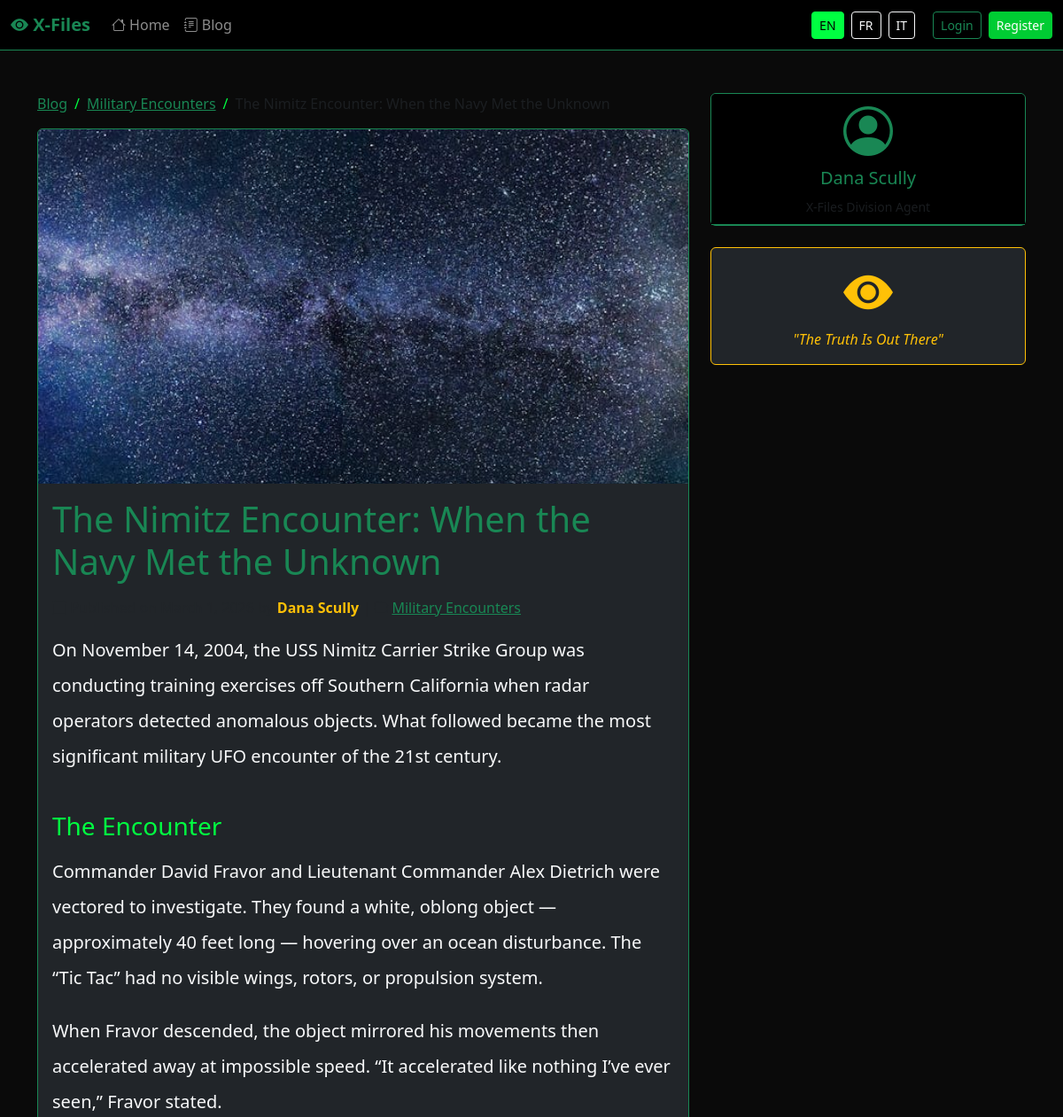
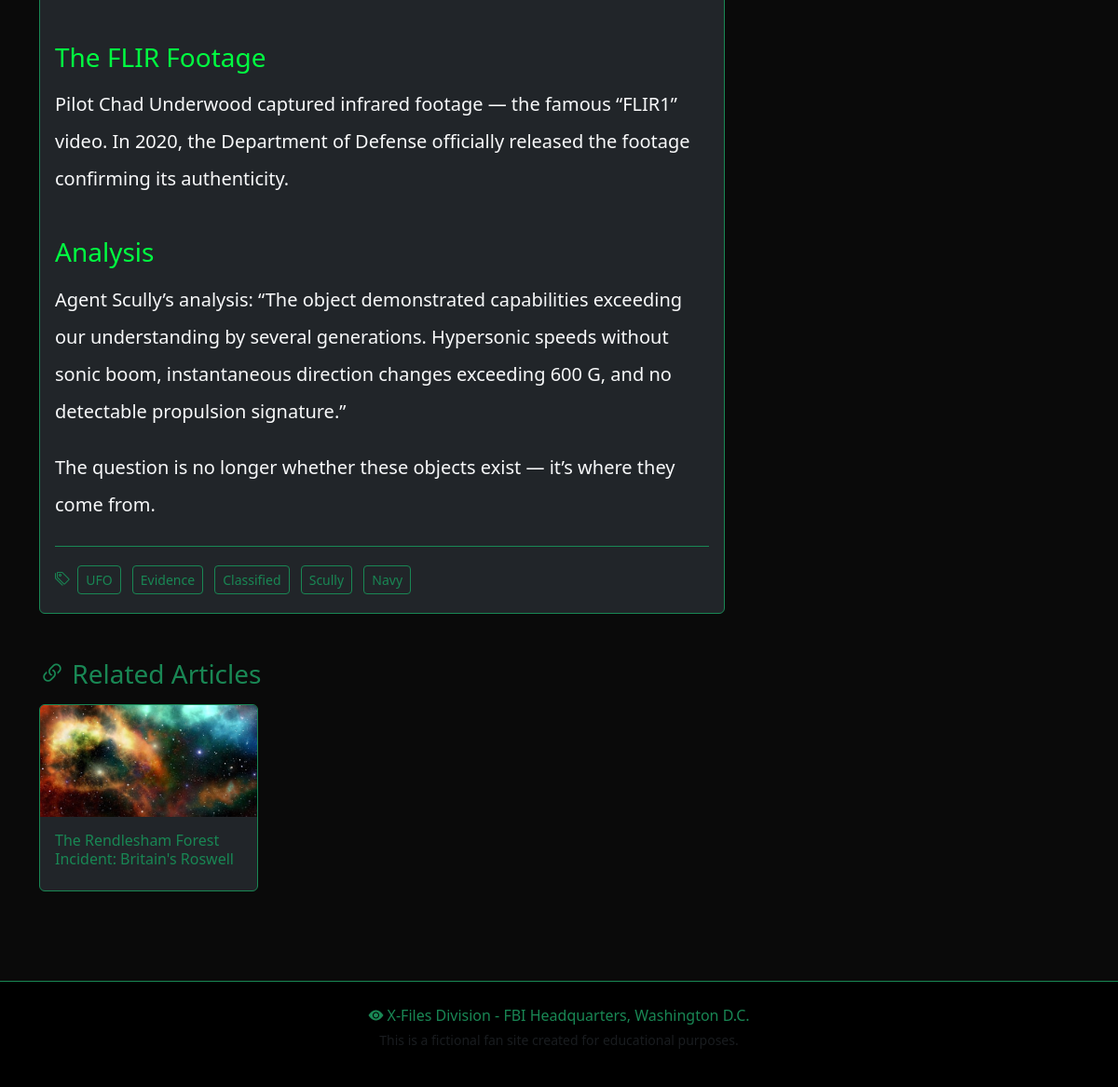
The page /article.php?slug=nimitz-encounter-navy-met-unknown&lang=en on the database its author committed (2 pictures, top to bottom).
### tables this page shows
CREATE TABLE IF NOT EXISTS `articles` (
    `id` INT UNSIGNED NOT NULL AUTO_INCREMENT,
    `lang` VARCHAR(5) NOT NULL DEFAULT 'en',
    `translation_group` INT UNSIGNED NULL DEFAULT NULL,
    `title` VARCHAR(255) NOT NULL,
    `slug` VARCHAR(255) NOT NULL,
    `excerpt` TEXT NULL,
    `content` LONGTEXT NOT NULL,
    `featured_image` VARCHAR(500) NULL,
    `category_id` INT UNSIGNED NULL,
    `author_id` INT UNSIGNED NULL,
    `status` ENUM('draft', 'scheduled', 'published', 'archived') NOT NULL DEFAULT 'draft',
    `seo_title` VARCHAR(255) NULL,
    `meta_description` VARCHAR(320) NULL,
    `seo_slug` VARCHAR(255) NULL,
    `og_title` VARCHAR(255) NULL,
    `og_description` VARCHAR(320) NULL,
    `published_at` DATETIME NULL,
    `scheduled_at` DATETIME NULL,
    `created_at` DATETIME NOT NULL DEFAULT CURRENT_TIMESTAMP,
    `updated_at` DATETIME NOT NULL DEFAULT CURRENT_TIMESTAMP ON UPDATE CURRENT_TIMESTAMP,
    PRIMARY KEY (`id`),
    UNIQUE KEY `uk_article_slug_lang` (`slug`, `lang`),
    KEY `idx_article_status` (`status`),
    KEY `idx_article_lang` (`lang`),
    KEY `idx_article_translation` (`translation_group`),
    KEY `idx_article_category` (`category_id`),
    KEY `idx_article_author` (`author_id`),
    KEY `idx_article_published` (`published_at`),
    KEY `idx_article_scheduled` (`scheduled_at`),
    CONSTRAINT `fk_article_category` FOREIGN KEY (`category_id`)
        REFERENCES `categories` (`id`) ON DELETE SET NULL ON UPDATE CASCADE,
    CONSTRAINT `fk_article_author` FOREIGN KEY (`author_id`)
        REFERENCES `users` (`id`) ON DELETE SET NULL ON UPDATE CASCADE
);

CREATE TABLE IF NOT EXISTS `categories` (
    `id` INT UNSIGNED NOT NULL AUTO_INCREMENT,
    `parent_id` INT UNSIGNED NULL DEFAULT NULL,
    `name` VARCHAR(100) NOT NULL,
    `slug` VARCHAR(100) NOT NULL,
    `description` VARCHAR(500) NULL,
    `created_at` DATETIME NOT NULL DEFAULT CURRENT_TIMESTAMP,
    PRIMARY KEY (`id`),
    UNIQUE KEY `uk_cat_slug` (`slug`),
    KEY `idx_cat_parent` (`parent_id`),
    CONSTRAINT `fk_cat_parent` FOREIGN KEY (`parent_id`)
        REFERENCES `categories` (`id`) ON DELETE SET NULL ON UPDATE CASCADE
);

CREATE TABLE IF NOT EXISTS `users` (
    `id` INT UNSIGNED NOT NULL AUTO_INCREMENT,
    `full_name` VARCHAR(100) NOT NULL,
    `username` VARCHAR(50) NOT NULL,
    `email` VARCHAR(150) NOT NULL,
    `password` VARCHAR(255) NOT NULL,
    `role` ENUM('agent', 'editor', 'admin') NOT NULL DEFAULT 'agent',
    `created_at` DATETIME NOT NULL DEFAULT CURRENT_TIMESTAMP,
    `updated_at` DATETIME NOT NULL DEFAULT CURRENT_TIMESTAMP ON UPDATE CURRENT_TIMESTAMP,
    PRIMARY KEY (`id`),
    UNIQUE KEY `uk_username` (`username`),
    UNIQUE KEY `uk_email` (`email`)
);

CREATE TABLE IF NOT EXISTS `tags` (
    `id` INT UNSIGNED NOT NULL AUTO_INCREMENT,
    `name` VARCHAR(50) NOT NULL,
    `slug` VARCHAR(50) NOT NULL,
    `created_at` DATETIME NOT NULL DEFAULT CURRENT_TIMESTAMP,
    PRIMARY KEY (`id`),
    UNIQUE KEY `uk_tag_slug` (`slug`)
);

### article.php (the view, shortened to what this page needs)
<?php
require_once __DIR__ . '/includes/functions.php';
$db = getDatabase();
$slug = $_GET['slug'] ?? '';
$lang = getCurrentLang();
$stmt = $db->prepare('SELECT a.*, c.name AS category_name, c.slug AS category_slug, u.full_name AS author_name
    FROM articles a
    LEFT JOIN categories c ON a.category_id = c.id
    LEFT JOIN users u ON a.author_id = u.id
    WHERE a.slug = :slug AND a.lang = :lang AND a.status = :status LIMIT 1');
$stmt->execute(['slug' => $slug, 'lang' => $lang, 'status' => 'published']);
$article = $stmt->fetch();
$stmt = $db->prepare('SELECT t.* FROM tags t JOIN article_tags at ON t.id = at.tag_id WHERE at.article_id = :id');
$stmt->execute(['id' => $article['id']]);
$articleTags = $stmt->fetchAll();
$stmt = $db->prepare('SELECT a.title, a.slug, a.featured_image, a.excerpt FROM articles a WHERE a.category_id = :cat AND a.id != :id AND a.lang = :lang AND a.status = :status ORDER BY a.published_at DESC LIMIT 3');
$stmt->execute(['cat' => $article['category_id'], 'id' => $article['id'], 'lang' => $lang, 'status' => 'published']);
$related = $stmt->fetchAll();
require_once __DIR__ . '/includes/header.php';
?>
<div class="container py-5">
    <div class="row">
        <div class="col-lg-8">
            <nav aria-label="breadcrumb">
                <ol class="breadcrumb bg-transparent">
                    <li class="breadcrumb-item"><a href="<?= APP_URL ?>/blog.php?lang=<?= $lang ?>" class="text-success"><?= t('blog') ?></a></li>
                    <?php if ($article['category_name']): ?>
                    <li class="breadcrumb-item"><a href="<?= APP_URL ?>/blog.php?category=<?= urlencode($article['category_slug']) ?>&lang=<?= $lang ?>" class="text-success"><?= escape($article['category_name']) ?></a></li>
                    <?php endif; ?>
                    <li class="breadcrumb-item active text-muted"><?= escape($article['title']) ?></li>
                </ol>
            </nav>
            <article class="card bg-dark text-light border-success">
                <?php if ($article['featured_image']): ?>
                <img src="<?= featuredImageUrl($article['featured_image']) ?>" class="card-img-top" alt="<?= escape($article['title']) ?>" style="max-height: 400px; object-fit: cover;">
                <?php endif; ?>
                <div class="card-body">
                    <h1 class="text-success mb-3"><?= escape($article['title']) ?></h1>
                    <div class="mb-3 text-muted">
                        <i class="bi bi-calendar"></i> <?= t('published_on') ?> <?= date('F j, Y', strtotime($article['published_at'])) ?>
                        <?= t('by_author') ?> <strong class="text-warning"><?= escape($article['author_name'] ?? '') ?></strong>
                        <?php if ($article['category_name']): ?>
                        | <i class="bi bi-folder"></i> <a href="<?= APP_URL ?>/blog.php?category=<?= urlencode($article['category_slug']) ?>&lang=<?= $lang ?>" class="text-success"><?= escape($article['category_name']) ?></a>
                        <?php endif; ?>
                    </div>
                    <div class="article-content fs-5 lh-lg">
                        <?= $article['content'] ?>
                    </div>
                    <?php if ($articleTags): ?>
                    <div class="mt-4 pt-3 border-top border-success">
                        <i class="bi bi-tags text-success"></i>
                        <?php foreach ($articleTags as $tag): ?>
                        <a href="<?= APP_URL ?>/blog.php?tag=<?= urlencode($tag['slug']) ?>&lang=<?= $lang ?>" class="btn btn-sm btn-outline-success m-1"><?= escape($tag['name']) ?></a>
                        <?php endforeach; ?>
                    </div>
                    <?php endif; ?>
                </div>
            </article>
            <?php if ($related): ?>
            <h3 class="text-success mt-5 mb-3"><i class="bi bi-link-45deg"></i> <?= t('related_articles') ?></h3>
            <div class="row g-3">
                <?php foreach ($related as $rel): ?>
                <div class="col-md-4">
                    <div class="card bg-dark text-light border-success h-100 xfiles-card">
                        <?php if ($rel['featured_image']): ?>
                        <img src="<?= featuredImageUrl($rel['featured_image']) ?>" class="card-img-top" style="height: 120px; object-fit: cover;">
                        <?php endif; ?>
                        <div class="card-body">
                            <h6><a href="<?= APP_URL ?>/article.php?slug=<?= urlencode($rel['slug']) ?>&lang=<?= $lang ?>" class="text-success text-decoration-none"><?= escape($rel['title']) ?></a></h6>
                        </div>
                    </div>
                </div>
                <?php endforeach; ?>
            </div>
            <?php endif; ?>
        </div>
        <div class="col-lg-4">
            <div class="card bg-dark text-light border-success mb-4">
                <div class="card-header bg-black border-success text-center">
                    <i class="bi bi-person-circle display-4 text-success"></i>
                    <h5 class="text-success mt-2"><?= escape($article['author_name'] ?? '') ?></h5>
                    <small class="text-muted">X-Files Division Agent</small>
                </div>
            </div>
            <div class="card bg-dark text-light border-warning">
                <div class="card-body text-center">
                    <i class="bi bi-eye-fill display-4 text-warning"></i>
                    <p class="text-warning mt-2 mb-0 fst-italic">"<?= t('tagline') ?>"</p>
                </div>
            </div>
        </div>
    </div>
</div>
<?php require_once __DIR__ . '/includes/footer.php'; ?>

### includes/header.php (shortened to what this page needs)
<?php
require_once __DIR__ . '/functions.php';
$currentLang = getCurrentLang();
?>
<!DOCTYPE html>
<html lang="<?= $currentLang ?>">
<head>
    <link href="https://cdn.jsdelivr.net/npm/bootstrap@5.3.3/dist/css/bootstrap.min.css" rel="stylesheet">
    <link href="https://cdn.jsdelivr.net/npm/bootstrap-icons@1.11.3/font/bootstrap-icons.min.css" rel="stylesheet">
    <link href="<?= APP_URL ?>/assets/css/style.css" rel="stylesheet">
</head>
<body class="xfiles-body">
<nav class="navbar navbar-expand-lg navbar-dark bg-black border-bottom border-success">
    <div class="container-fluid">
        <a class="navbar-brand fw-bold text-success" href="<?= APP_URL ?>/">
            <i class="bi bi-eye-fill"></i> <?= t('site_name') ?>
        </a>
        <div class="collapse navbar-collapse" id="mainNav">
            <ul class="navbar-nav me-auto">
                <li class="nav-item">
                    <a class="nav-link" href="<?= APP_URL ?>/"><i class="bi bi-house"></i> <?= t('home') ?></a>
                </li>
                <li class="nav-item">
                    <a class="nav-link" href="<?= APP_URL ?>/blog.php"><i class="bi bi-journal-text"></i> <?= t('blog') ?></a>
                </li>
            </ul>
            <div class="d-flex align-items-center">
                <span class="me-3"><?= langSwitcher() ?></span>
                <?php if (isLoggedIn()): ?>
                    <span class="text-success me-3"><i class="bi bi-person-badge"></i> <?= escape($_SESSION['username']) ?></span>
                    <a href="<?= APP_URL ?>/logout.php" class="btn btn-outline-danger btn-sm"><?= t('logout') ?></a>
                <?php else: ?>
                    <a href="<?= APP_URL ?>/login.php" class="btn btn-outline-success btn-sm me-2"><?= t('login') ?></a>
                    <a href="<?= APP_URL ?>/register.php" class="btn btn-success btn-sm"><?= t('register') ?></a>
                <?php endif; ?>
            </div>
        </div>
    </div>
</nav>

### includes/functions.php (shortened to what this page needs)
<?php
function getCurrentLang(): string
{
    return $_SESSION['lang'] ?? DEFAULT_LANG;
}
function loadTranslations(string $lang): array
{
    $file = __DIR__ . '/../lang/' . $lang . '.php';
    if (file_exists($file)) {
        return require $file;
    }
    return require __DIR__ . '/../lang/en.php';
}
function t(string $key): string
{
    static $translations = null;
    if ($translations === null) {
        $lang = getCurrentLang();
        $translations = loadTranslations($lang);
    }
    return $translations[$key] ?? $key;
}
function isLoggedIn(): bool
{
    return isset($_SESSION['user_id'], $_SESSION['username']);
}
function escape(string $value): string
{
    return htmlspecialchars($value, ENT_QUOTES, 'UTF-8');
}
function langSwitcher(): string
{
    $current = getCurrentLang();
    $currentUrl = strtok($_SERVER['REQUEST_URI'], '?');
    $html = '';
    foreach (SUPPORTED_LANGS as $lang) {
        $active = ($lang === $current) ? ' active' : '';
        $label = strtoupper($lang);
        $html .= "<a href=\"{$currentUrl}?lang={$lang}\" class=\"btn btn-sm btn-outline-light{$active} mx-1\">{$label}</a>";
    }
    return $html;
}
function featuredImageUrl(string $image): string
{
    return APP_URL . '/assets/img/' . $image;
}

### includes/footer.php (shortened to what this page needs)
<footer class="bg-black text-light py-4 mt-5 border-top border-success">
    <div class="container text-center">
        <p class="text-success mb-1"><i class="bi bi-eye-fill"></i> <?= t('footer_text') ?></p>
        <p class="text-muted small"><?= t('footer_disclaimer') ?></p>
    </div>
</footer>
</body>
</html>

### assets/css/style.css (style rules this page uses)
:root { --xf-green: #00ff41; --xf-dark-green: #00cc33; --xf-black: #0a0a0a; --xf-dark: #111111; --xf-warning: #ffc107; }
body.xfiles-body { background-color: var(--xf-black); color: #e0e0e0; font-family: 'Segoe UI', Tahoma, Geneva, Verdana, sans-serif; min-height: 100vh; }
.xfiles-card { transition: transform 0.3s ease, box-shadow 0.3s ease; }
.btn-success { --bs-btn-bg: var(--xf-dark-green); --bs-btn-border-color: var(--xf-dark-green); }
.btn-outline-light.active { background-color: var(--xf-green); border-color: var(--xf-green); color: black; }
.article-content h2, .article-content h3, .article-content h4 { color: var(--xf-green); margin-top: 1.5em; margin-bottom: 0.5em; }
.article-content p { margin-bottom: 1em; }
.breadcrumb { padding: 0; }
.breadcrumb-item + .breadcrumb-item::before { color: var(--xf-green); }

### rows shown on the page
articles: category.name "Military Encounters", title "The Nimitz Encounter: When the Navy Met the Unknown", featured_image (picture), author.full_name "Dana Scully", content "On November 14, 2004, the USS Nimitz Carrier Strike Group was conducting training exercises off Southern California when radar operators detected anomalous objects. What followed became the most significant military UFO encounter of the 21st century. The Encounter Commander David Fravor and Lieutenant Commander Alex Dietrich were vectored to investigate. They found a white, oblong object — approximately 40 feet long — hovering over an ocean disturbance. The “Tic Tac” had no visible wings, rotors, or propulsion system. When Fravor descended, the object mirrored his movements then accelerated away at impossible speed. “It accelerated like nothing I’ve ever seen,” Fravor stated. The FLIR…"
tags: name "UFO"
tags: name "Evidence"
tags: name "Classified"
tags: name "Scully"
tags: name "Navy"
articles: featured_image (picture), title "The Rendlesham Forest Incident: Britain's Roswell"

### other values the page prints
t('site_name') "X-Files"
t('home') "Home"
t('blog') "Blog"
$label "EN"
$label "FR"
$label "IT"
t('login') "Login"
t('register') "Register"
t('related_articles') "Related Articles"
t('tagline') "The Truth Is Out There"
t('footer_text') "X-Files Division - FBI Headquarters, Washington D.C."
t('footer_disclaimer') "This is a fictional fan site created for educational purposes."
